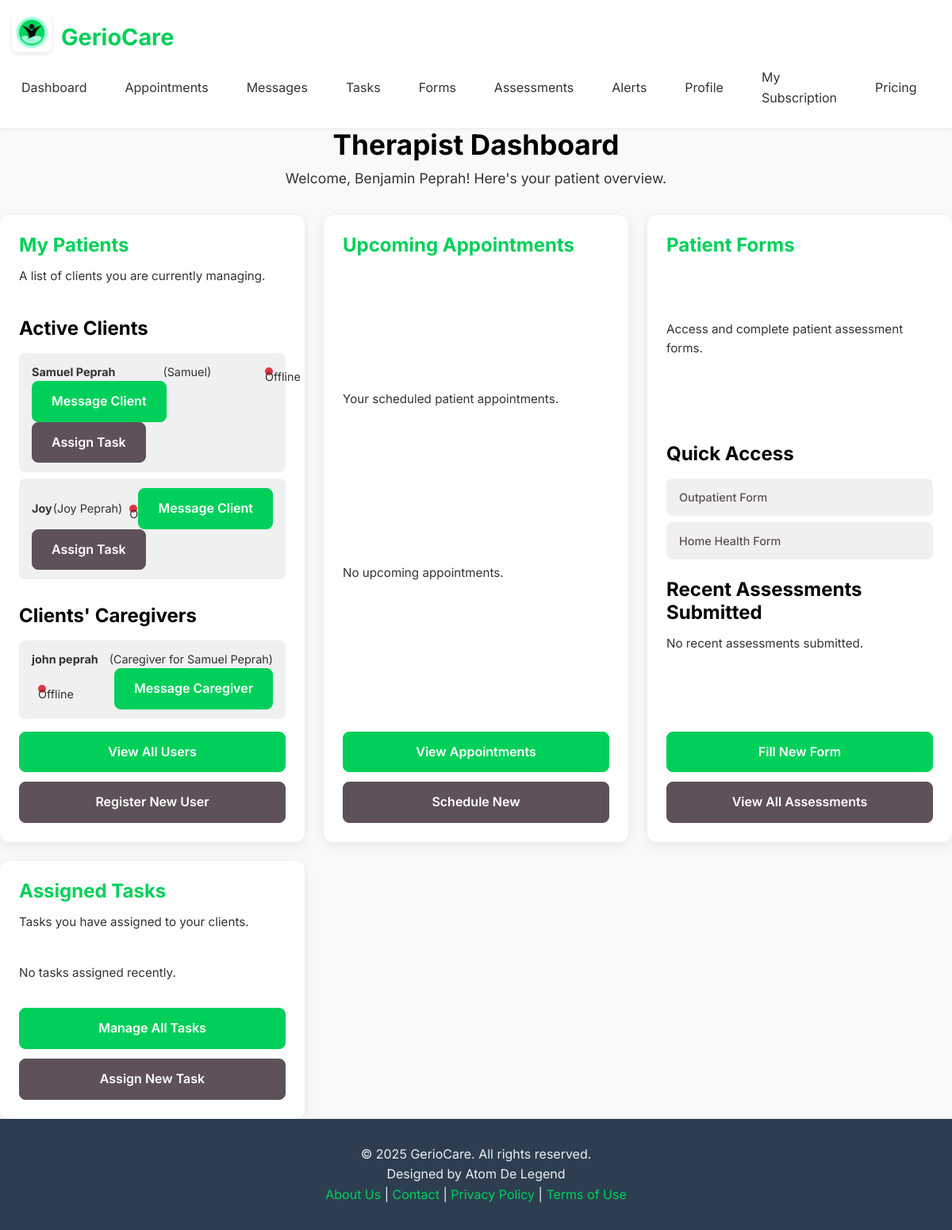
The page /therapist_dashboard (signed in) on the database its author committed.
### models.py (models this page shows, shortened)
class User(UserMixin, db.Model):
    id = db.Column(db.Integer, primary_key=True)
    username = db.Column(db.String(80), unique=True, nullable=False)
    email = db.Column(db.String(120), unique=True, nullable=False)
    name = db.Column(db.String(120), nullable=False)
    password_hash = db.Column(db.String(128), nullable=False)
    role = db.Column(db.String(20), nullable=False, default='client') # 'admin', 'therapist', 'client', 'caregiver'
    is_online = db.Column(db.Boolean, default=False)
    last_online = db.Column(db.DateTime, default=datetime.utcnow)
    client_appointments = db.relationship('Appointment', foreign_keys='Appointment.client_id', backref='client', lazy=True)
    therapist_appointments = db.relationship('Appointment', foreign_keys='Appointment.therapist_id', backref='therapist', lazy=True)
    sent_messages = db.relationship('UserMessage', foreign_keys='UserMessage.sender_id', backref='sender', lazy=True)
    received_messages = db.relationship('UserMessage', foreign_keys='UserMessage.receiver_id', backref='receiver', lazy=True)
    alerts = db.relationship('Alert', backref='user', lazy=True)
    assigned_tasks = db.relationship('Task', foreign_keys='Task.client_id', backref='client_user', lazy=True)
    created_tasks = db.relationship('Task', foreign_keys='Task.therapist_id', backref='therapist_user', lazy=True)
    client_assessments = db.relationship('PatientAssessment', foreign_keys='PatientAssessment.client_id', backref='assessed_client', lazy=True)
    therapist_assessments = db.relationship('PatientAssessment', foreign_keys='PatientAssessment.therapist_id', backref='assessing_therapist', lazy=True)
    caregivers_of_client = db.relationship(
        'User', secondary=client_caregivers,
        primaryjoin=(client_caregivers.c.client_id == id),
        secondaryjoin=(client_caregivers.c.caregiver_id == id),
        backref=db.backref('clients_managed', lazy='dynamic'),
        lazy='dynamic'
    )
    subscriptions = db.relationship('Subscription', backref='user', lazy=True)

### app.py (the view)
@app.route('/therapist_dashboard')
@login_required
@role_required('therapist', 'admin')
@subscription_required
def therapist_dashboard():
    my_clients = User.query.filter_by(role='client').all()
    clients_with_caregivers = []
    for client in my_clients:
        caregivers = client.caregivers_of_client.all() # Fetch linked caregivers for each client
        clients_with_caregivers.append({'client': client, 'caregivers': caregivers})
    now_utc = datetime.utcnow()
    upcoming_appointments = Appointment.query.filter(
        Appointment.therapist_id == current_user.id,
        Appointment.start_time >= now_utc
    ).order_by(Appointment.start_time.asc()).limit(5).all()
    recent_assigned_tasks = Task.query.filter(
        Task.therapist_id == current_user.id
    ).order_by(Task.created_at.desc()).limit(5).all()
    recent_assessments_submitted = PatientAssessment.query.filter(
        PatientAssessment.therapist_id == current_user.id
    ).order_by(PatientAssessment.submitted_at.desc()).limit(5).all()
    return render_template('dashboards/therapist_dashboard.html',
                            my_clients=my_clients, # Keep for general list
                            clients_with_caregivers=clients_with_caregivers, # ADDED: For messaging caregivers
                            upcoming_appointments=upcoming_appointments,
                            recent_assigned_tasks=recent_assigned_tasks,
                            recent_assessments_submitted=recent_assessments_submitted)

### templates/dashboards/therapist_dashboard.html (shortened to what this page needs)
{% extends 'base.html' %}
{% block head_css %}
    <link rel="stylesheet" href="{{ url_for('static', filename='css/dashboards/therapist_dashboard.css') }}">
{% endblock %}
{% block content %}
<div class="dashboard-container">
    <h1 class="dashboard-title">Therapist Dashboard</h1>
    <p class="dashboard-subtitle">Welcome, {{ current_user.name }}! Here's your patient overview.</p>
    <div class="dashboard-grid">
        <div class="dashboard-card my-patients-card">
            <h3 class="card-title">My Patients</h3>
            <p>A list of clients you are currently managing.</p>
            <div class="patient-list mt-3">
                <h4>Active Clients</h4>
                {% if my_clients %}
                    <ul>
                        {% for client in my_clients %}
                            <li>
                                <strong>{{ client.name }}</strong> ({{ client.username }})
                                {% if client.is_online %}
                                    <span class="status-indicator online">Online</span>
                                {% else %}
                                    <span class="status-indicator offline">Offline</span>
                                {% endif %}
                                <a href="{{ url_for('messages', receiver_id=client.id) }}" class="btn btn-primary btn-sm ml-2">Message Client</a>
                                <a href="{{ url_for('tasks') }}?client_id={{ client.id }}" class="btn btn-secondary btn-sm ml-2">Assign Task</a>
                            </li>
                        {% endfor %}
                    </ul>
                {% else %}
                    <p class="text-muted">No clients assigned yet.</p>
                {% endif %}
                <h4 class="mt-4">Clients' Caregivers</h4>
                {% if clients_with_caregivers %}
                    <ul>
                        {% for client_data in clients_with_caregivers %}
                            {% for caregiver in client_data.caregivers %}
                                <li>
                                    <strong>{{ caregiver.name }}</strong> (Caregiver for {{ client_data.client.name }})
                                    {% if caregiver.is_online %}
                                        <span class="status-indicator online">Online</span>
                                    {% else %}
                                        <span class="status-indicator offline">Offline</span>
                                    {% endif %}
                                    <a href="{{ url_for('messages', receiver_id=caregiver.id) }}" class="btn btn-primary btn-sm ml-2">Message Caregiver</a>
                                </li>
                            {% endfor %}
                        {% endfor %}
                    </ul>
                {% else %}
                    <p class="text-muted">No caregivers linked to your clients yet.</p>
                {% endif %}
            </div>
            <div class="card-actions mt-3">
                <a href="{{ url_for('users_list') }}" class="btn btn-primary btn-sm">View All Users</a>
                <a href="{{ url_for('register') }}" class="btn btn-secondary btn-sm">Register New User</a>
            </div>
        </div>
        <div class="dashboard-card appointment-card">
            <h3 class="card-title">Upcoming Appointments</h3>
            <p>Your scheduled patient appointments.</p>
            <div class="appointment-list mt-3">
                {% if upcoming_appointments %}
                    <ul>
                        {% for appt in upcoming_appointments %}
                            <li>
                                <strong>{{ appt.client.name }}</strong>
                                <br>
                                <span class="text-muted text-sm">{{ appt.start_time.strftime('%Y-%m-%d %H:%M') }}</span>
                            </li>
                        {% endfor %}
                    </ul>
                {% else %}
                    <p class="text-muted">No upcoming appointments.</p>
                {% endif %}
            </div>
            <div class="card-actions mt-3">
                <a href="{{ url_for('appointments') }}" class="btn btn-primary btn-sm">View Appointments</a>
                <a href="{{ url_for('appointments') }}" class="btn btn-secondary btn-sm">Schedule New</a>
            </div>
        </div>
        <div class="dashboard-card forms-card">
            <h3 class="card-title">Patient Forms</h3>
            <p>Access and complete patient assessment forms.</p>
            <div class="forms-overview mt-3">
                <h4>Quick Access</h4>
                <ul>
                    <li><a href="{{ url_for('outpatient_form') }}">Outpatient Form</a></li>
                    <li><a href="{{ url_for('home_health_form') }}">Home Health Form</a></li>
                </ul>
                <h4 class="mt-3">Recent Assessments Submitted</h4>
                {% if recent_assessments_submitted %}
                    <ul>
                        {% for assessment in recent_assessments_submitted %}
                            <li>
                                <strong>{{ assessment.assessed_client.name }}</strong> ({{ assessment.form_type | replace('_', ' ') | title }})
                                <br>
                                <span class="text-muted text-sm">Submitted: {{ assessment.submitted_at.strftime('%Y-%m-%d') }}</span>
                            </li>
                        {% endfor %}
                    </ul>
                {% else %}
                    <p class="text-muted">No recent assessments submitted.</p>
                {% endif %}
            </div>
            <div class="card-actions mt-3">
                <a href="{{ url_for('forms_selection') }}" class="btn btn-primary btn-sm">Fill New Form</a>
                <a href="{{ url_for('assessments_list') }}" class="btn btn-secondary btn-sm">View All Assessments</a>
            </div>
        </div>
        <div class="dashboard-card tasks-card">
            <h3 class="card-title">Assigned Tasks</h3>
            <p>Tasks you have assigned to your clients.</p>
            <div class="tasks-list mt-3">
                {% if recent_assigned_tasks %}
                    <ul>
                        {% for task in recent_assigned_tasks %}
                            <li>
                                <strong>{{ task.title }}</strong> for <strong>{{ task.client_user.name }}</strong>
                                <br>
                                <span class="text-muted text-sm">Due: {{ task.due_date.strftime('%Y-%m-%d') if task.due_date else 'N/A' }}</span>
                                <span class="status-{{ task.status }} ml-2">{{ task.status | capitalize }}</span>
                            </li>
                        {% endfor %}
                    </ul>
                {% else %}
                    <p class="text-muted">No tasks assigned recently.</p>
                {% endif %}
            </div>
            <div class="card-actions mt-3">
                <a href="{{ url_for('tasks') }}" class="btn btn-primary btn-sm">Manage All Tasks</a>
                <a href="{{ url_for('tasks') }}" class="btn btn-secondary btn-sm">Assign New Task</a>
            </div>
        </div>
    </div>
</div>
{% endblock %}

### rows shown on the page
User: name "Benjamin Peprah"
User: name "Samuel Peprah", username "Samuel", is_online "Offline", client.name "Samuel Peprah"
User: name "Joy", username "Joy Peprah", is_online "Offline"
User: name "john peprah", is_online "Offline"
